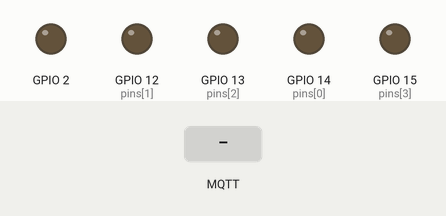
Recording of a sketch running on a simulated ESP8266 (NodeMCU). Parts: output pins drawn as LEDs (lit = HIGH). Inputs (shaded band) come from the test bench. WiFi joins after 1.5 s; servers stay silent unless stated; the local clock reads 2024-03-15 10:24:30 at power-on unless the sketch sets it; storage starts empty; no MQTT or app messages arrive unless stated; what the sketch prints to the serial monitor is not drawn.

Above: at 6.6 s.
6.7 s: MQTT message "1" arrives on the first subscribed topic
At 8.4 s:
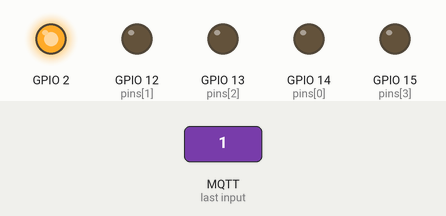
8.7 s: MQTT message "on" arrives on the first subscribed topic
At 9.1 s:
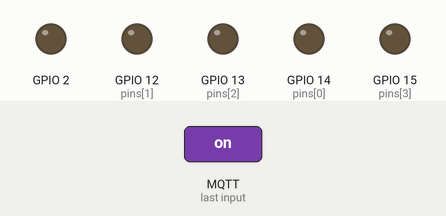
10.2 s: MQTT message "off" arrives on the first subscribed topic
At 11.2 s:
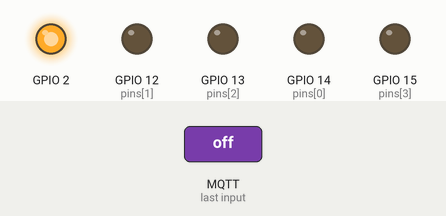
Timing chart, 0 to 13.2 s (numbered marks = the images above; inputs shaded):
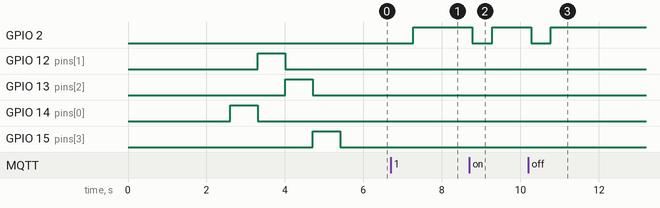

Measured:
- after the input at 6.7 s, GPIO 2: LOW → HIGH after 0.58 s
- after the input at 8.7 s, GPIO 2: HIGH → LOW after 0.08 s, → HIGH 0.50 s later
- after the input at 10.2 s, GPIO 2: HIGH → LOW after 0.08 s, → HIGH 0.50 s later

The sketch:

peristaltic_pumps_controller.ino
```cpp
#include <ESP8266WiFi.h>
#include <PubSubClient.h>
#include <time.h>
#include <TZ.h>
#include <FS.h>
#include <LittleFS.h>
#include <CertStoreBearSSL.h>

#include <Wire.h>


// The following pins are selected for controling
// the relays from the peristaltic pump

// Pins of the corresponding peristaltic pumps:
//                   { ph_acid_pin, ph_basic_pin, ec_a_pin, ec_b_pin}
//                   { D5, D6, D7, D8 }
const int pins[4] =  { 14, 12, 13, 15 };

char *topics[4] = {"Esp8266!D4ta/10370007/pump/ph/acid",
                   "Esp8266!D4ta/10370007/pump/ph/basic",
                   "Esp8266!D4ta/10370007/pump/ec/a",
                   "Esp8266!D4ta/10370007/pump/ec/b"
                  };


// Update these with values suitable for your network.
const char* ssid = "Nombre de la red wifi";
const char* password = "Clave de la red wifi";
const char* mqtt_server = "Url del broker";

// A single, global CertStore which can be used by all connections.
// Needs to stay live the entire time any of the WiFiClientBearSSLs
// are present.
BearSSL::CertStore certStore;

WiFiClientSecure espClient;
PubSubClient * client;
unsigned long lastMsg = 0;
#define MSG_BUFFER_SIZE (500)
char msg[MSG_BUFFER_SIZE];
int value = 0;

void setup_wifi() {

	delay(10);
	// We start by connecting to a WiFi network
	Serial.println();
	Serial.print("Connecting to ");
	Serial.println(ssid);

	WiFi.mode(WIFI_STA);
	WiFi.begin(ssid, password);

	while (WiFi.status() != WL_CONNECTED) {
		delay(500);
		Serial.print(".");
	}

	randomSeed(micros());

	Serial.println("");
	Serial.println("WiFi connected");
	Serial.println("IP address: ");
	Serial.println(WiFi.localIP());
}

//***********************************************************************//
//                            SetDateTime
//***********************************************************************//


void setDateTime() {

	// You can use your own timezone, but the exact time is not used at all.
	// Only the date is needed for validating the certificates.
	configTime(TZ_Europe_Berlin, "pool.ntp.org", "time.nist.gov");

	Serial.print("Waiting for NTP time sync: ");
	time_t now = time(nullptr);

	while (now < 8 * 3600 * 2) {
		delay(100);
		Serial.print(".");
		now = time(nullptr);
	}

	Serial.println();
	struct tm timeinfo;
	gmtime_r(&now, &timeinfo);
	Serial.printf("%s %s", tzname[0], asctime(&timeinfo));
}


//***********************************************************************//
//                            Callback
//***********************************************************************//


void callback(char* topic, byte* payload, unsigned int length) {
	Serial.print("Message arrived [");
	Serial.print(topic);
	Serial.print("] ");
  Serial.println();

	char* payload_char = (char*)payload;

  Serial.print("Message: ");
  Serial.print(payload_char);
  Serial.println();

  for (int i = 0; i < 4; i++){

    char txt_buffer[40];
    sprintf(txt_buffer, "Tema numero %d, %s", i, topics[i]);
    Serial.println(txt_buffer);

    String t1 =  (String)topic;
    String t2 =  (String)(char *)topics[i];

    // checks whether the topic is in the topics list
    // and which of all topics it is
    if (t1 == t2){

        // Switch on the LED if the first character is present
        if (payload_char[0] != NULL) {

          Serial.print("Si hay mensaje ...");
          digitalWrite(LED_BUILTIN, LOW);   // Turn the LED on (Note that LOW is the voltage level
                                            // but actually the LED is on; this is because
                                            // it is active low on the ESP-01)
          delay(500);
          digitalWrite(LED_BUILTIN, HIGH);  // Turn the LED off by making the voltage HIGH

          Serial.print("PAYLOAD en enteros: ");
          Serial.println(payload_char);
          Serial.println(payload_char[0]);


          // turns on or off the selected pump
          if(payload_char[0] == '1'){
            digitalWrite(pins[i], HIGH);
            sprintf(txt_buffer, "Encendiendo bomba número %d", i);
            Serial.println(txt_buffer);

          }else if(payload_char[0] == '0'){

            digitalWrite(pins[i], LOW);
            sprintf(txt_buffer, "Apagando bomba número %d", i);
            Serial.println(txt_buffer);

          }

          break;

        } else {

          digitalWrite(LED_BUILTIN, HIGH); // Turn the LED off by making the voltage HIGH

        }

        Serial.println();
        Serial.println("---------------------------------");
    }

  } //end of for loop


} //end of function declaration


//***********************************************************************//
//                            Reconnect
//***********************************************************************//


void reconnect() {

	// Loop until we’re reconnected
	while (!client->connected()) {

		Serial.print("Attempting MQTT connection…");
		String clientId = "Identificador del usuario mqtt o cliente mqtt";

		// Attempt to connect
		// Insert your password

		if (client->connect(clientId.c_str(), "Nombre de usuario mqtt", "Contraseña de usuario mqtt")) {
			Serial.println("connected");

			// Once connected
			// … resubscribe


      client->subscribe(topics[0]);
      client->subscribe(topics[1]);
      client->subscribe(topics[2]);
      client->subscribe(topics[3]);


		} else {
			Serial.print("failed, rc = ");
			Serial.print(client->state());
			Serial.println(" try again in 5 seconds");
			// Wait 5 seconds before retrying
			delay(5000);

		}
	}

}


//***********************************************************************//
//                            Setup Connection
//***********************************************************************//


void setup_connection() {

	delay(500);
	// When opening the Serial Monitor, select 9600 Baud
	Serial.begin(9600);
	delay(500);

	LittleFS.begin();
	setup_wifi();
	setDateTime();

	pinMode(LED_BUILTIN, OUTPUT); // Initialize the LED_BUILTIN pin as an output

	// you can use the insecure mode, when you want to avoid the certificates
	//espclient->setInsecure();

	int numCerts = certStore.initCertStore(LittleFS, PSTR("/certs.idx"), PSTR("/certs.ar"));
	Serial.printf("Number of CA certs read: %d\n", numCerts);

	if (numCerts == 0) {
		Serial.printf("No certs found. Did you run certs-from-mozilla.py and upload the LittleFS directory before running?\n");
		return; // Can't connect to anything w/o certs!
	}

	BearSSL::WiFiClientSecure *bear = new BearSSL::WiFiClientSecure();
	// Integrate the cert store with this connection
	bear->setCertStore(&certStore);

	client = new PubSubClient(*bear);

	client->setServer(mqtt_server, 8883);
	client->setCallback(callback);
}


//**************************************************************//
//                            Setup
//**************************************************************//


void setup() {

	setup_connection();

  // Initialize pin as an output

  for (int i = 0; i < 4; i++){
    pinMode(pins[i], OUTPUT);

    //Turns off and on the pin, to test if all alright
    digitalWrite(pins[i], HIGH);
    delay(700);
    digitalWrite(pins[i], LOW);
  }


	// Inicializa el canal I2C (la librería BH1750 no hace esto directamente)
	Wire.begin();
}


//**************************************************************//
//                            Loop
//**************************************************************//

void loop() {
	if (!client->connected()) {
		reconnect();
	}
	client->loop();
}
```
